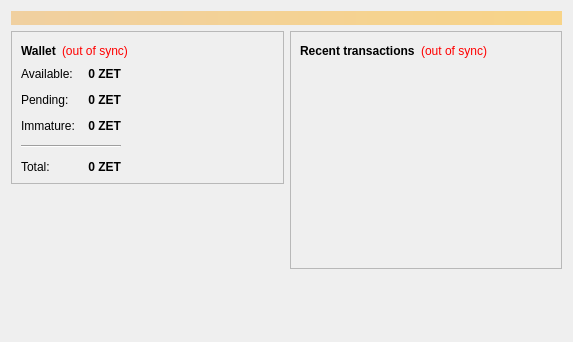
<?xml version="1.0" encoding="UTF-8"?>
<ui version="4.0">
 <class>OverviewPage</class>
 <widget class="QWidget" name="OverviewPage">
  <property name="geometry">
   <rect>
    <x>0</x>
    <y>0</y>
    <width>573</width>
    <height>342</height>
   </rect>
  </property>
  <property name="windowTitle">
   <string>Form</string>
  </property>
  <layout class="QVBoxLayout" name="topLayout">
   <item>
    <widget class="QLabel" name="labelAlerts">
     <property name="visible">
      <bool>false</bool>
     </property>
     <property name="styleSheet">
      <string notr="true">background-color: qlineargradient(x1: 0, y1: 0, x2: 1, y2: 0, stop:0 #F0D0A0, stop:1 #F8D488); color:#000000;</string>
     </property>
     <property name="wordWrap">
      <bool>true</bool>
     </property>
     <property name="margin">
      <number>3</number>
     </property>
    </widget>
   </item>
   <item>
    <layout class="QHBoxLayout" name="horizontalLayout" stretch="1,1">
     <item>
      <layout class="QVBoxLayout" name="verticalLayout_2">
       <item>
        <widget class="QFrame" name="frame">
         <property name="frameShape">
          <enum>QFrame::StyledPanel</enum>
         </property>
         <property name="frameShadow">
          <enum>QFrame::Raised</enum>
         </property>
         <layout class="QVBoxLayout" name="verticalLayout_4">
          <item>
           <layout class="QHBoxLayout" name="horizontalLayout_4">
            <item>
             <widget class="QLabel" name="label_5">
              <property name="font">
               <font>
                <weight>75</weight>
                <bold>true</bold>
               </font>
              </property>
              <property name="text">
               <string>Wallet</string>
              </property>
             </widget>
            </item>
            <item>
             <widget class="QLabel" name="labelWalletStatus">
              <property name="toolTip">
               <string>The displayed information may be out of date. Your wallet automatically synchronizes with the Acoin network after a connection is established, but this process has not completed yet.</string>
              </property>
              <property name="styleSheet">
               <string notr="true">QLabel { color: red; }</string>
              </property>
              <property name="text">
               <string notr="true">(out of sync)</string>
              </property>
              <property name="alignment">
               <set>Qt::AlignLeading|Qt::AlignLeft|Qt::AlignVCenter</set>
              </property>
             </widget>
            </item>
            <item>
             <spacer name="horizontalSpacer_2">
              <property name="orientation">
               <enum>Qt::Horizontal</enum>
              </property>
              <property name="sizeHint" stdset="0">
               <size>
                <width>40</width>
                <height>20</height>
               </size>
              </property>
             </spacer>
            </item>
           </layout>
          </item>
          <item>
          <layout class="QHBoxLayout" name="horizontalLayout_3">
           <item>
           <layout class="QFormLayout" name="formLayout_2">
            <property name="fieldGrowthPolicy">
             <enum>QFormLayout::AllNonFixedFieldsGrow</enum>
            </property>
            <property name="horizontalSpacing">
             <number>12</number>
            </property>
            <property name="verticalSpacing">
             <number>12</number>
            </property>
            <item row="0" column="0">
             <widget class="QLabel" name="label">
              <property name="text">
               <string>Available:</string>
              </property>
             </widget>
            </item>
            <item row="0" column="1">
             <widget class="QLabel" name="labelBalance">
              <property name="font">
               <font>
                <weight>75</weight>
                <bold>true</bold>
               </font>
              </property>
              <property name="cursor">
               <cursorShape>IBeamCursor</cursorShape>
              </property>
              <property name="toolTip">
               <string>Your current spendable balance</string>
              </property>
              <property name="text">
               <string notr="true">0 ZET</string>
              </property>
              <property name="alignment">
               <set>Qt::AlignRight|Qt::AlignTrailing|Qt::AlignVCenter</set>
              </property>
              <property name="textInteractionFlags">
               <set>Qt::LinksAccessibleByMouse|Qt::TextSelectableByKeyboard|Qt::TextSelectableByMouse</set>
              </property>
             </widget>
            </item>
            <item row="1" column="0">
             <widget class="QLabel" name="label_3">
              <property name="text">
               <string>Pending:</string>
              </property>
             </widget>
            </item>
            <item row="1" column="1">
             <widget class="QLabel" name="labelUnconfirmed">
              <property name="font">
               <font>
                <weight>75</weight>
                <bold>true</bold>
               </font>
              </property>
              <property name="cursor">
               <cursorShape>IBeamCursor</cursorShape>
              </property>
              <property name="toolTip">
               <string>Total of transactions that have yet to be confirmed, and do not yet count toward the spendable balance</string>
              </property>
              <property name="text">
               <string notr="true">0 ZET</string>
              </property>
              <property name="alignment">
               <set>Qt::AlignRight|Qt::AlignTrailing|Qt::AlignVCenter</set>
              </property>
              <property name="textInteractionFlags">
               <set>Qt::LinksAccessibleByMouse|Qt::TextSelectableByKeyboard|Qt::TextSelectableByMouse</set>
              </property>
             </widget>
            </item>
            <item row="2" column="0">
             <widget class="QLabel" name="labelImmatureText">
              <property name="text">
               <string>Immature:</string>
              </property>
             </widget>
            </item>
            <item row="2" column="1">
             <widget class="QLabel" name="labelImmature">
              <property name="font">
               <font>
                <weight>75</weight>
                <bold>true</bold>
               </font>
              </property>
              <property name="toolTip">
               <string>Mined balance that has not yet matured</string>
              </property>
              <property name="text">
               <string notr="true">0 ZET</string>
              </property>
              <property name="alignment">
               <set>Qt::AlignRight|Qt::AlignTrailing|Qt::AlignVCenter</set>
              </property>
              <property name="textInteractionFlags">
               <set>Qt::LinksAccessibleByMouse|Qt::TextSelectableByKeyboard|Qt::TextSelectableByMouse</set>
              </property>
             </widget>
            </item>
            <item row="4" column="0">
             <widget class="QLabel" name="labelTotalText">
              <property name="text">
               <string>Total:</string>
              </property>
             </widget>
            </item>
            <item row="4" column="1">
             <widget class="QLabel" name="labelTotal">
              <property name="font">
               <font>
                <weight>75</weight>
                <bold>true</bold>
               </font>
              </property>
              <property name="cursor">
               <cursorShape>IBeamCursor</cursorShape>
              </property>
              <property name="toolTip">
               <string>Your current total balance</string>
              </property>
              <property name="text">
               <string notr="true">0 ZET</string>
              </property>
              <property name="alignment">
               <set>Qt::AlignRight|Qt::AlignTrailing|Qt::AlignVCenter</set>
              </property>
              <property name="textInteractionFlags">
               <set>Qt::LinksAccessibleByMouse|Qt::TextSelectableByKeyboard|Qt::TextSelectableByMouse</set>
              </property>
             </widget>
            </item>
            <item row="3" column="0" colspan="2">
             <widget class="Line" name="line">
              <property name="orientation">
               <enum>Qt::Horizontal</enum>
              </property>
             </widget>
            </item>
           </layout>
          </item>
            <item>
             <spacer name="horizontalSpacer_3">
              <property name="orientation">
               <enum>Qt::Horizontal</enum>
              </property>
              <property name="sizeHint" stdset="0">
               <size>
                <width>40</width>
                <height>20</height>
               </size>
              </property>
             </spacer>
            </item>
           </layout>
          </item>
         </layout>
        </widget>
       </item>
       <item>
        <spacer name="verticalSpacer">
         <property name="orientation">
          <enum>Qt::Vertical</enum>
         </property>
         <property name="sizeHint" stdset="0">
          <size>
           <width>20</width>
           <height>40</height>
          </size>
         </property>
        </spacer>
       </item>
      </layout>
     </item>
     <item>
      <layout class="QVBoxLayout" name="verticalLayout_3">
       <item>
        <widget class="QFrame" name="frame_2">
         <property name="frameShape">
          <enum>QFrame::StyledPanel</enum>
         </property>
         <property name="frameShadow">
          <enum>QFrame::Raised</enum>
         </property>
         <layout class="QVBoxLayout" name="verticalLayout">
          <item>
           <layout class="QHBoxLayout" name="horizontalLayout_2">
            <item>
             <widget class="QLabel" name="label_4">
              <property name="text">
               <string>&lt;b&gt;Recent transactions&lt;/b&gt;</string>
              </property>
             </widget>
            </item>
            <item>
             <widget class="QLabel" name="labelTransactionsStatus">
              <property name="toolTip">
               <string>The displayed information may be out of date. Your wallet automatically synchronizes with the Acoin network after a connection is established, but this process has not completed yet.</string>
              </property>
              <property name="styleSheet">
               <string notr="true">QLabel { color: red; }</string>
              </property>
              <property name="text">
               <string notr="true">(out of sync)</string>
              </property>
              <property name="alignment">
               <set>Qt::AlignRight|Qt::AlignTrailing|Qt::AlignVCenter</set>
              </property>
             </widget>
            </item>
            <item>
             <spacer name="horizontalSpacer">
              <property name="orientation">
               <enum>Qt::Horizontal</enum>
              </property>
              <property name="sizeHint" stdset="0">
               <size>
                <width>40</width>
                <height>20</height>
               </size>
              </property>
             </spacer>
            </item>
           </layout>
          </item>
          <item>
           <widget class="QListView" name="listTransactions">
            <property name="styleSheet">
             <string notr="true">QListView { background: transparent; }</string>
            </property>
            <property name="frameShape">
             <enum>QFrame::NoFrame</enum>
            </property>
            <property name="verticalScrollBarPolicy">
             <enum>Qt::ScrollBarAlwaysOff</enum>
            </property>
            <property name="horizontalScrollBarPolicy">
             <enum>Qt::ScrollBarAlwaysOff</enum>
            </property>
            <property name="selectionMode">
             <enum>QAbstractItemView::NoSelection</enum>
            </property>
           </widget>
          </item>
         </layout>
        </widget>
       </item>
       <item>
        <spacer name="verticalSpacer_2">
         <property name="orientation">
          <enum>Qt::Vertical</enum>
         </property>
         <property name="sizeHint" stdset="0">
          <size>
           <width>20</width>
           <height>40</height>
          </size>
         </property>
        </spacer>
       </item>
      </layout>
     </item>
    </layout>
   </item>
  </layout>
 </widget>
 <resources/>
 <connections/>
</ui>
